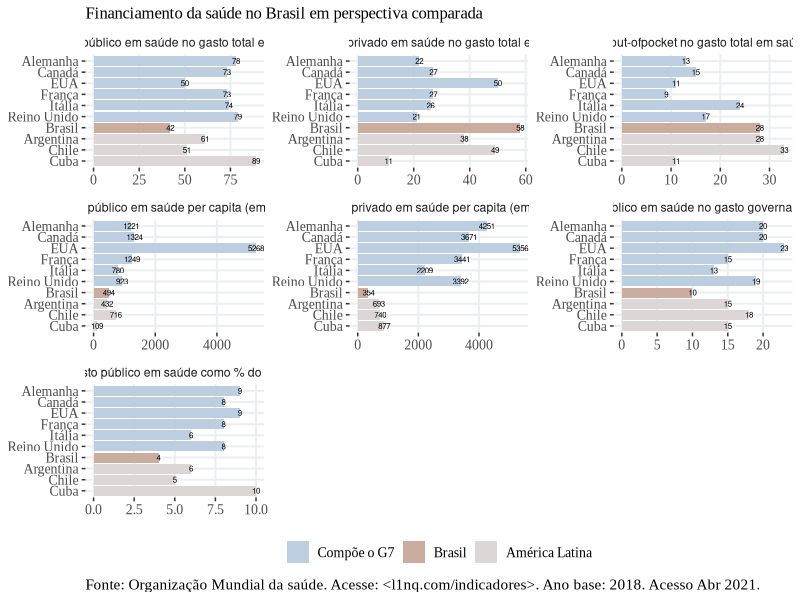

Recreate this plot in R.
###
## Gráfico indicadores do financiameno da saude do Brasil em perspctiva comparada
###

####
##
# Pacote ----

library(tidyverse)

####
##
# Elaboracao gráfica ----

# Manipulando os dados

dados <- data.frame(paises = c("Argentina", "Brasil", "Canadá", "Chile", "Cuba", "EUA", "França", "Alemanha", "Itália", "Reino Unido"),
                    `Despesas governamentais em saúde como % das despesas totais em saúde` = c(61, 42, 73, 51, 89, 50, 73, 78, 74, 79),
                    `Despesas privadas em saúde como % da despesa total em saúde` = c(38, 58, 27, 49, 11, 50, 27, 22, 26, 21),
                    `Out-ofpocket como % da despesa total em saúde` = c(28, 28, 15, 33, 11, 11, 9, 13, 24, 17),
                    `Despesas governamentais em saúde como % do PIB` = c(6, 4, 8, 5, 10, 9, 8, 9, 6, 8),
                    `Despesas governamentais em saúde como % das despesas governamentais` = c(15, 10, 20, 18, 15, 23, 15, 20, 13, 19),
                    `Despesas governamentais per capita em saúde (em US$)` = c(693, 354, 3671, 740, 877, 5356, 3441, 4251, 2209, 3392),
                    #`Despesas governamentais per capita em saúde (em PPP Int$)` = c(1222, 638, 3822, 1172, 2240, 5356, 3852, 4737, 2678, 3631),
                    `Despesas privadas per capita em saúde (em US$)` = c(432, 494, 1324, 716, 109, 5268, 1249, 1221, 780, 923
                                                                         ))
                    #,
                    #`Despesas privadas per capita em saúde (em PPP Int$)` = c(762, 892, 1378, 1134, 277, 5268, 1398, 1361, 946, 988)
                     
dados_tidy <- gather(dados, key = "variavel", value = "valor", -paises) |> 
  mutate(variavel_novo =  case_when( 
    variavel ==  "Despesas.governamentais.em.saúde.como...das.despesas.governamentais" ~ "% gasto público em saúde no gasto governamental total",
    variavel ==  "Despesas.governamentais.em.saúde.como...das.despesas.totais.em.saúde" ~ "% gasto público em saúde no gasto total em saúde ",
    variavel ==  "Despesas.governamentais.em.saúde.como...do.PIB"  ~  "Gasto público em saúde como % do PIB",
    variavel ==  "Despesas.governamentais.per.capita.em.saúde..em.US.."  ~  "Gasto privado em saúde per capita (em US$)",
    variavel ==  "Despesas.privadas.em.saúde.como...da.despesa.total.em.saúde"  ~  "% gasto privado em saúde no gasto total em saúde",
    variavel ==  "Despesas.privadas.per.capita.em.saúde..em.US.."  ~  "Gasto público em saúde per capita (em US$)",
    variavel ==  "Out.ofpocket.como...da.despesa.total.em.saúde"  ~  "% out-ofpocket no gasto total em saúde"),
    
    paises = factor(paises,
                 levels = rev(c("Alemanha",
                             "Canadá",
                             "EUA",
                             "França",
                             "Itália",
                             "Reino Unido",
                             "Brasil",
                             "Argentina",
                             "Chile",
                             "Cuba"))),
    
    variavel_novo = factor(variavel_novo,
                    levels = (c(
                      "% gasto público em saúde no gasto total em saúde ",
                      "% gasto privado em saúde no gasto total em saúde",
                      "% out-ofpocket no gasto total em saúde",
                      
                      "Gasto público em saúde per capita (em US$)",
                      "Gasto privado em saúde per capita (em US$)",
                      
                      "% gasto público em saúde no gasto governamental total",
                      "Gasto público em saúde como % do PIB"
                      ))),
    
    classificacao = case_when(
      paises == "Argentina" ~ "América Latina",
      paises == "Brasil" ~ "Brasil",
      paises == "Alemanha" ~ "Compõe o G7",
      paises == "Chile" ~ "América Latina",
      paises == "Cuba" ~ "América Latina",
      paises == "Canadá" ~ "Compõe o G7",
      paises == "EUA" ~ "Compõe o G7",
      paises == "França" ~ "Compõe o G7",
      paises == "Itália" ~ "Compõe o G7",
      paises == "Reino Unido" ~ "Compõe o G7"))

  
  # Graficando
  dados_tidy |> 
  ggplot(aes(x= paises, y = valor, fill = classificacao)) +
  geom_col()+
  facet_wrap(vars(variavel_novo),  scales = "free")+ # importante 
  coord_flip()+
    geom_text(aes(label= round(valor)), size = 2, position = position_stack(vjust = 1))+
    scale_fill_manual(values = c(
      "#DCD6D6",
      "#CBADA0",
      "#BCCEE0"
      ))+
    #scale_fill_manual(values = c( # mudar a cord do fill 
    labs (title = "Financiamento da saúde no Brasil em perspectiva comparada",
          y = NULL,
          x = NULL,
          fill= NULL,
          caption = "Fonte: Organização Mundial da saúde. Acesse: <l1nq.com/indicadores>. Ano base: 2018. Acesso Abr 2021.")+
    theme(legend.title = element_text(family = "Times New Roman"), 
          legend.position = "bottom",
          title = element_text(size = 10, family = "Times New Roman"),
          axis.title.y = element_text(size = 10, family = "Times New Roman"),
          axis.text.y = element_text(size = 10, family = "Times New Roman"),
          axis.text.x = element_text(size = 10, family = "Times New Roman"),
          axis.title.x = element_text(size = 10,family = "Times New Roman"),
          legend.text = element_text(size = 10, family = "Times New Roman"),
          plot.caption = element_text(hjust = 0, size = 11, family = "Times New Roman" ),
          panel.background = element_rect(fill = "white", colour = "white", color = "white"),
          plot.background = element_rect(fill = "white", colour = "white", color = "white"),
          legend.background = element_rect(fill = "white"),
          panel.grid.major.x = element_line(colour = "#eceff2", size = 0.7),
          panel.grid.major.y = element_line(colour = "#eceff2", size = 0.7),
          legend.key = element_rect(fill = "white", color = "white"),
          strip.background = element_rect(fill = "white", colour = "white")) +
    guides(fill = guide_legend(reverse=T))
 
# Nome das variáveis 
#   Nota:
#   Despesas governamentais em saúde como % das despesas totais em saúde -> % gasto público em saúde no gasto total em saúde  
#   Despesas privadas em saúde como % da despesa total em saúde -> % gasto privado em saúde no gasto total em saúde
#   Out-ofpocket como % da despesa total em saúde -> % out-ofpocket no gasto total em saúde
#   Despesas governamentais em saúde como % do PIB -> Gasto público em saúde como % do PIB
#   Despesas governamentais em saúde como % das despesas governamentais -> % gasto público em saúde no gasto governamental total
#   Despesas governamentais per capita em saúde (em US$) -> Gasto público em saúde per capita (em US$)
#   Despesas privadas per capita em saúde (em US$) -> Gasto privado em saúde per capita (em US$)
#   

# Salvar 
#ggsave("trabalhos/trabalho_grafico_aula/figura_brasil.png", width = 33, height = 20, units = "cm")
#ggsave("trabalhos/trabalho_grafico_aula/figura__brasil.svg", width = 33, height = 20, units = "cm")
  



